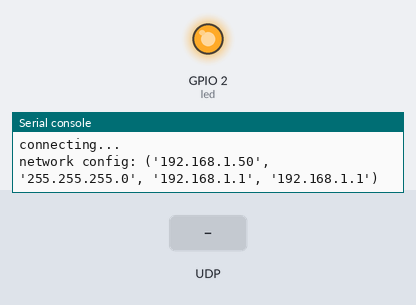
A program run on a simulated ESP8266 board running MicroPython. Parts: output pins drawn as LEDs (lit = HIGH, except the on-board LED, lit = LOW), the last lines printed to the serial console. Inputs (shaded band) come from the test bench. WiFi joins after 1.5 s.

Above: at 2.7 s.
2.8 s: UDP packet "off" arrives
At 3.6 s:
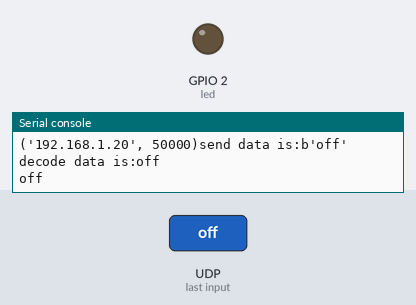
4.3 s: UDP packet "on" arrives
At 4.7 s:
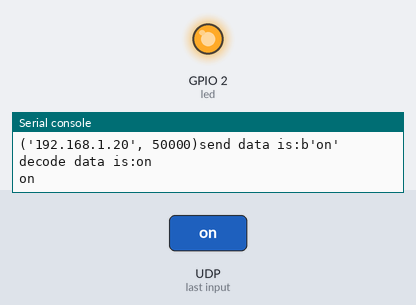
Timing chart, 0 to 7.3 s (numbered marks = the images above; inputs shaded):
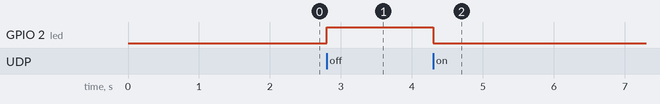

Measured:
- after the input at 2.8 s, GPIO 2 (led): LOW → HIGH at once
- after the input at 4.3 s, GPIO 2 (led): HIGH → LOW at once

The program:

web_led.py
```python
################################################################################
## author :xiao
## date   :2023/1/19
## version:1.0
## 远程控制esp8266的led灯
## 将网络调试助手远程主机端口设置为7788字符编码设置为utf-8
################################################################################


import socket
import time
import network
import machine

# 网络连接函数
def do_connect():

    wlan = network.WLAN(network.STA_IF)
    wlan.active(True)
    if not wlan.isconnected():
        print('connecting to network...')
        wlan.connect('HUAWEI-004OB1', '1q2w3e4r5t6y7u8i9o0p')
        while not wlan.isconnected():
            print("connecting...")
            time.sleep(0.75)
    print('network config:', wlan.ifconfig())

#启动网络功能（UDP）连接准备
def creat_udp_soket():
    #创建套接字
    udp_socket = socket.socket(socket.AF_INET,socket.SOCK_DGRAM)
    #绑定一个端口
    udp_socket.bind(("0.0.0.0",7788))
    #返回套接字
    return udp_socket


def main():
    # 1. 链接wifi
    do_connect()
    # 2. 创建UDP
    udp_socket = creat_udp_soket()
    # 3. 创建灯对象
    led = machine.Pin(2,machine.Pin.OUT)


    while True:
        #等待接收
        recv_data,sender_info = udp_socket.recvfrom(1024)
        #pc发送的数据是
        print("{}send data is:{}".format(sender_info,recv_data))
        #指定的编码格式解码字符串
        recv_data_str = recv_data.decode("utf-8")
        #解码的字符串是
        print("decode data is:{}".format(recv_data_str))
        #异常检测，并打印
        try:
            print(recv_data_str)
        except Exception as ret:
            print("error:", ret)
        #判断灯的亮灭
        if recv_data_str == "off":
            led.value(1)

        elif recv_data_str == "on":
            led.value(0)


#这相当于主函数
if __name__ == "__main__":
    main()
```
